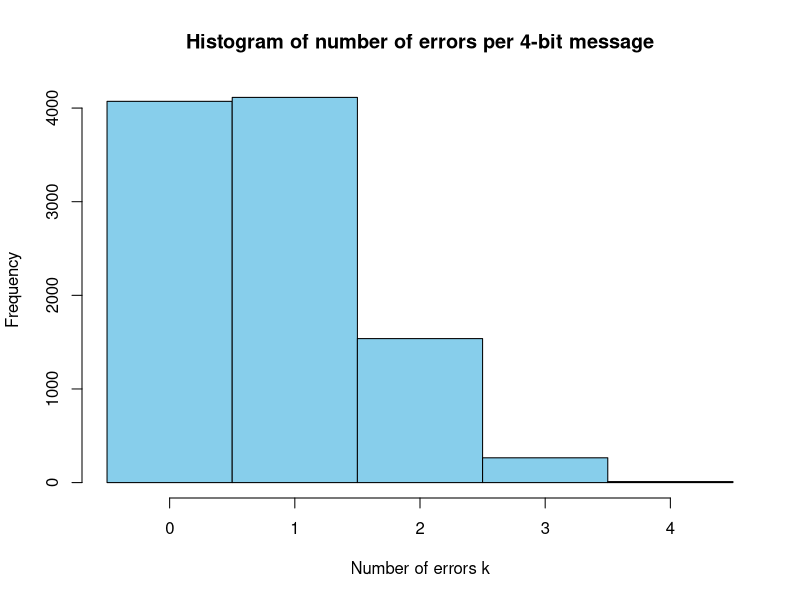
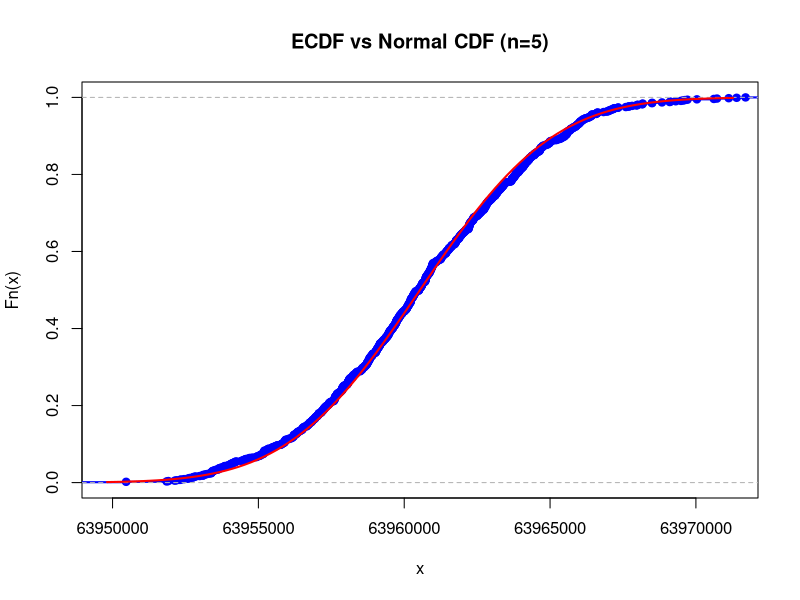
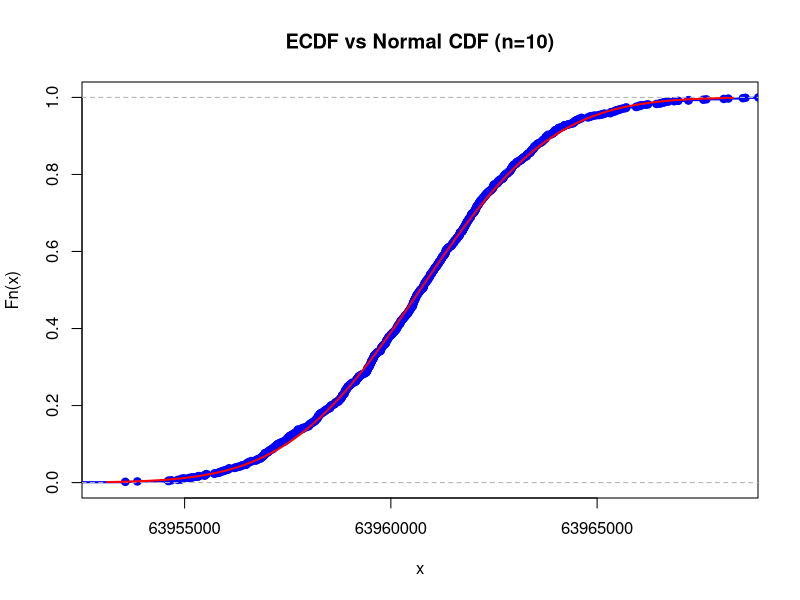
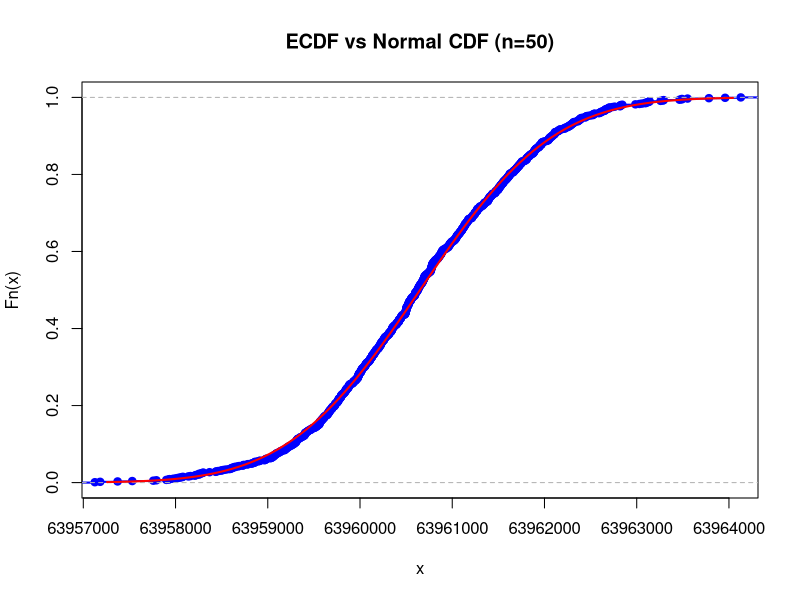
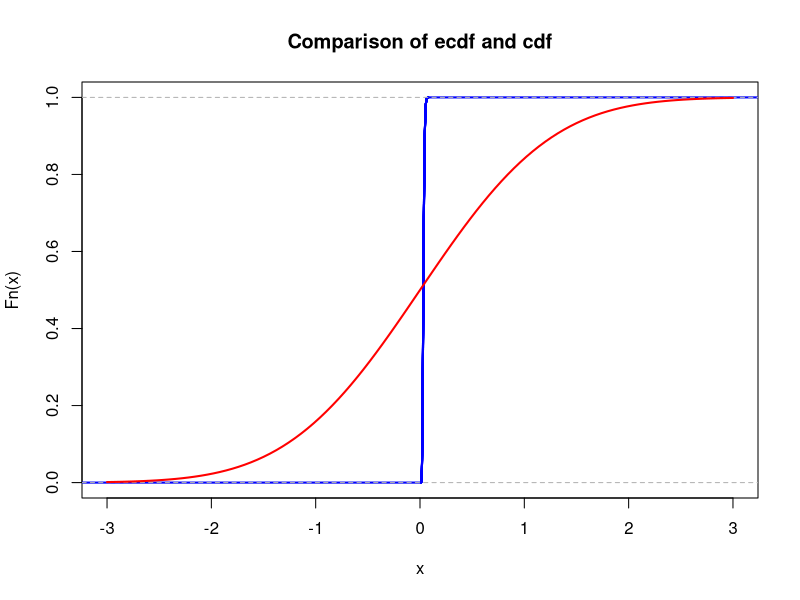
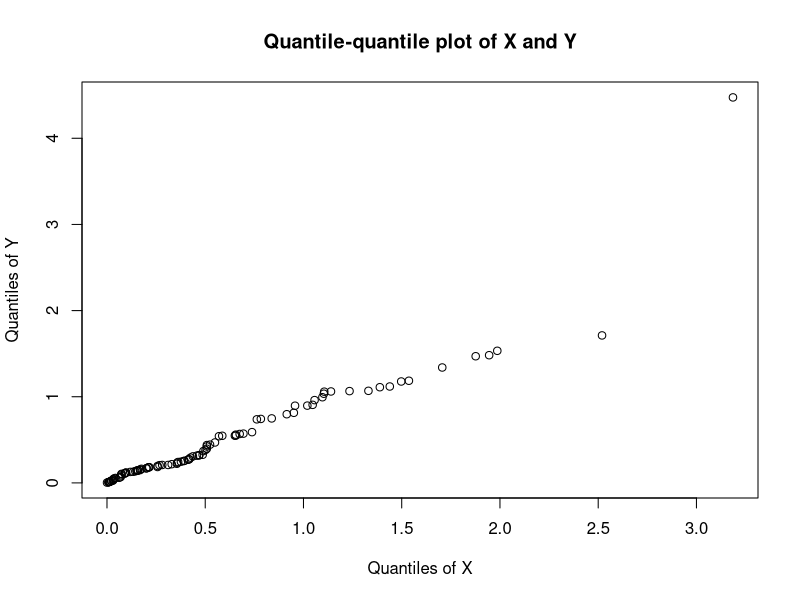
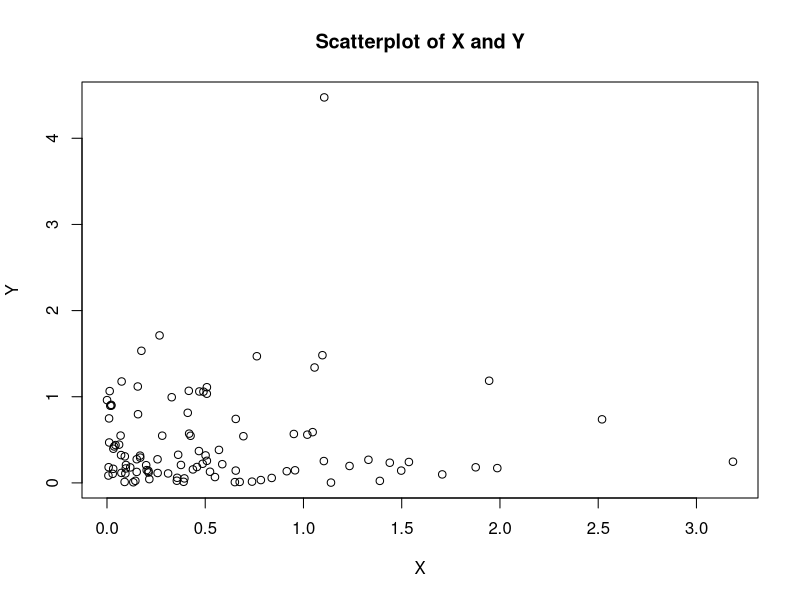
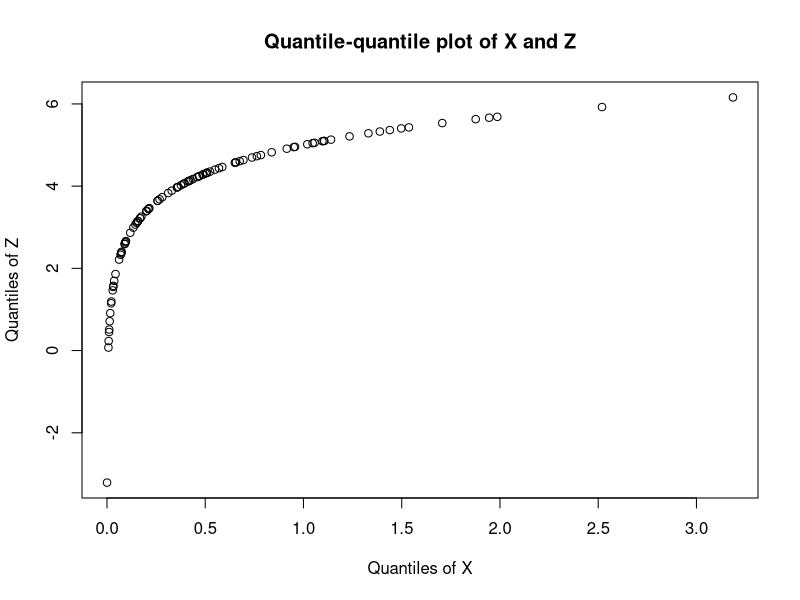

The R script that drew these images, in order:
## ---- chunk 1
id <- 20

set.seed(id)
N = 10000
p <- id / 100
# matrices G and H
G <- matrix(c(1, 1, 1, 0, 0, 0, 0,
  1, 0, 0, 1, 1, 0, 0,
  0, 1, 0, 1, 0, 1, 0,
  1, 1, 0, 1, 0, 0, 1), nrow = 4, byrow = TRUE)
H <- t(matrix(c(1, 0, 1, 0, 1, 0, 1,
  0, 1, 1, 0, 0, 1, 1,
  0, 0, 0, 1, 1, 1, 1), nrow = 3, byrow = TRUE))
 cat("The matrix G is: \n")
G
cat("The matrix H is: \n")
H
cat("The product GH must be zero: \n")
(G%*%H) %%2

encode_message <- function(m, G){
  as.vector((m %*% G) %% 2)
}

syndrome <- function(r) {
  as.vector((matrix(r, nrow=1) %*% H) %% 2)    #transform vector r (7-bit encoded word) into a matrix 1x7
}                                              #then multiplies matrix and H to get a syndrome. if z = (0, 0, 0),
                                               #then message is transmitted correctly, but if no, there will 1 on the position of a mistake

correction <- function(r) {
  z <- syndrome(r)         # calculate the syndrome
  pos <- z[1] + 2 * z[2] + 4 * z[3]    #define the position of the error
  if (pos != 0) {
    r[pos] <- (r[pos] + 1) %% 2  # change bit if incorrect
  }
  return(r)
}

decode <- function(r) {
  return(c(r[3], r[5], r[6], r[7]))     # to decode take only informational bits
}

success <- numeric(N)     # resulting vector
## ---- chunk 2
# generate N messages

message_generator <- function(N) {
  matrix(sample(c(0, 1), 4 * N, replace = TRUE), nrow = N)
}
messages <- message_generator(10000)
codewords <- (messages %*% G) %% 2
## ---- chunk 3
errors <- matrix(rbinom(N * 7, 1, p), nrow = N)

received <- (codewords + errors) %% 2 # matrix of incorreclty recieved messages
## ---- chunk 4
corrected <- t(apply(received, 1, correction))
decoded <- t(apply(corrected, 1, decode))

success <- apply(decoded == messages, 1, all)

hat_p <- mean(success) # empirical (real)
p_star <- (1 - p)^7 + 7 * p * (1 - p)^6 # theoretical
cat("Simulation hat_p =", hat_p, "\n")
cat("Theoretical p* =", p_star, "\n")

## ---- chunk 5
N_new <- ceiling(1.96 * 1.96 * p_star * (1 - p_star)) / (0.03 * 0.03)
cat("Required N for epsilon <= 0.03:", N_new, "\n")
SE <- sqrt(hat_p * (1 - hat_p) / N_new)
eps <- 1.96 * SE # 1.96 is z-value for 95% probability
cat("Half-length of 95% confidence interval: ", eps, "\n")

## ---- chunk 6
num_errors <- rbinom(N, size = 4, prob = p)

hist(num_errors, breaks = -0.5:4.5, col = "skyblue",
     main = "Histogram of number of errors per 4-bit message",
     xlab = "Number of errors k", ylab = "Frequency")
## ---- chunk 7
M <- 137                      # atomic mass of Cesium-137
m <- id * 1e-6                # mass of each sample in grams
Na <- 6e23                    # Avogadro constant
N <- Na * m / M

T <- 30.1 * 365 * 24 * 3600   # half-life period in seconds
lambda <- log(2) / T

mu <- N * lambda
K <- 1e3
## ---- chunk 8
for(n in c(5, 10, 50)) {
  sample_means <- colMeans(matrix(rpois(n*K, lambda = mu), nrow=n))
  
  mu_i <- mean(sample_means)
  sigma <- sqrt(mu_i/n)      # mu_i = Var(Xi)
  
  # ECDF
  xlims <- c(mu_i-3*sigma,mu_i+3*sigma)
  Fs <- ecdf(sample_means)
  plot(Fs,
       xlim = xlims,
       ylim = c(0,1),
       col = "blue",
       lwd = 2,
       main=paste("ECDF vs Normal CDF (n=", n, ")", sep=""))
  curve(pnorm(x, mean = mu_i, sd = sigma), col = "red", lwd = 2, add = TRUE)
  max_difference <- max(abs(Fs(sample_means) - pnorm(sample_means, mean = mu_i, sd = sqrt(mu_i/n))))
  cat("n =", n, "- Max difference =", max_difference, "\n")
}
## ---- chunk 9
n <- 1
critical <- 8e8
prob_level <- 0.95

repeat {
  lambda_sum <- n * mu
  sums <- rpois(K, lambda = lambda_sum)

  emp_prob <- mean(sums < critical)
  
  cat("n =", n, "-> P(Sum < 8e8) =", emp_prob, "\n")
  
  if (emp_prob < prob_level) break
  n <- n + 1
}
cat("--------------------------------------------------\n")
n <- n -1
cat("The largest possible value of n is:", n, "\n")
## ---- chunk 10
cat("--- Theoretical bounds for n ---\n")

# --- Initial constants ---
# Ensure that 'mu', 'critical', and 'prob_level' 
# were defined in previous code chunks.

prob_failure <- 1 - prob_level # 0.05

cat(paste("μ (mu) =", mu, "\n"))
cat(paste("C (critical) =", critical, "\n"))
cat(paste("P(failure) =", prob_failure, "\n"))

# --- 1. Markov's Inequality ---
# P(S_n >= C) <= E[S_n] / C
# We require that P(S_n >= C) <= 0.05
# (n * mu) / C <= 0.05
# n <= (0.05 * C) / mu

n_markov <- floor((prob_failure * critical) / mu)
cat("Markov Bound: n <=", n_markov, "\n")


# --- Define coefficients for the quadratic equation ---
# Both methods (CLT and Chernoff-Gaussian) reduce to solving
# the quadratic equation a*y^2 + b*y + c <= 0, where y = sqrt(n).
# a = mu
# c = -critical
# 'b' differs for each method.

a_quad <- mu
c_quad <- -critical


# --- 2. Central Limit Theorem (CLT) ---
# (mu)*y^2 + (q_clt*sqrt(mu))*y - C <= 0
# q_clt is the 0.95 quantile for N(0,1)

q_clt <- qnorm(prob_level) # approx 1.645
b_clt <- q_clt * sqrt(mu)

# Find the roots
roots_clt <- c(
  (-b_clt + sqrt(b_clt^2 - 4*a_quad*c_quad)) / (2*a_quad),
  (-b_clt - sqrt(b_clt^2 - 4*a_quad*c_quad)) / (2*a_quad)
)

# We need the positive root y
y_max_clt <- max(roots_clt)
n_clt <- floor(y_max_clt^2)
cat("CLT Bound: n <=", n_clt, "\n")


# --- 3. Chernoff Bound (for Gaussian tail) ---
# P(Z >= k) <= exp(-k^2 / 2)
# We seek k such that exp(-k^2 / 2) <= 0.05
# k >= sqrt(-2 * log(0.05))

q_chernoff <- sqrt(-2 * log(prob_failure)) # approx 2.448

# Use the same quadratic equation, but with q_chernoff
b_chernoff <- q_chernoff * sqrt(mu)

roots_chernoff <- c(
  (-b_chernoff + sqrt(b_chernoff^2 - 4*a_quad*c_quad)) / (2*a_quad),
  (-b_chernoff - sqrt(b_chernoff^2 - 4*a_quad*c_quad)) / (2*a_quad)
)

y_max_chernoff <- max(roots_chernoff)
n_chernoff <- floor(y_max_chernoff^2)
cat("Chernoff-Gaussian Bound: n <=", n_chernoff, "\n")
## ---- chunk 11
team_id_number <- 20 

nu1 <- team_id_number + 10
K <- 10000
n_values <- c(5, 10, 50)
sample_means <- colMeans(matrix(rexp(n*K, rate = nu1), nrow=n))

## ---- chunk 12
mu <- 0       # change this!
sigma <- 1    # change this!
## ---- chunk 13
xlims <- c(mu-3*sigma,mu+3*sigma)
Fs <- ecdf(sample_means)
plot(Fs,
     xlim = xlims,
     col = "blue",
     lwd = 2,
     main = "Comparison of ecdf and cdf")
curve(pnorm(x, mean = mu, sd = sigma), col = "red", lwd = 2, add = TRUE)
## ---- chunk 14
mu <- 20
sigma <- sqrt(47)
N <- 100

X <- rnorm(N, mean = mu, sd = sigma)

Y <- 1 / X

X_bar <- mean(X)
Y_bar <- mean(Y)
one_over_X_bar <- 1 / X_bar

cat("X_bar:", X_bar, "\n")
cat("1/X̄:", one_over_X_bar, "\n")
cat("Ȳ", Y_bar, "\n")
cat("Difference (Ȳ - 1/X̄):", Y_bar - one_over_X_bar, "\n")

## ---- chunk 15
set.seed(20)
lambda <- 2
X <- rexp(N, rate = lambda)
Y <- rexp(N, rate = lambda)

Z <- log(X) + 5

qqplot(X, Y, main = "Quantile-quantile plot of X and Y", xlab = "Quantiles of X", ylab = "Quantiles of Y")
plot(X, Y, main="Scatterplot of X and Y", xlab = "X", ylab = "Y")

## ---- chunk 16
set.seed(20)
lambda <- 2
X <- rexp(N, rate = lambda)
Y <- rexp(N, rate = lambda)

Z <- log(X) + 5

qqplot(X, Z, main = "Quantile-quantile plot of X and Z", xlab = "Quantiles of X", ylab = "Quantiles of Z")
plot(X, Z, main="Scatterplot of X and Z", xlab = "X", ylab = "Z")
## ---- chunk 17
    # Theoretical
    # E(X) = np = 1.5
    # Var(X) = np(1 - p) = 0.75

    # Simulation
    n_sim <- 100
    n_trials <- 3
    p_success <- 0.5

    x <- rbinom(n_sim, n_trials, p_success)

    x_bar <- mean(x)
    s2_x <- var(x)

    # Comment on results
    # The sample mean and sample variance (from the simulation) are
    # close to the theoretical values. They will not be identical due
    # to sample randomness, with small number of simulations (n = 100)

    cat("--- Results for X ---\n")
    cat("Theoretical E[X]:", 1.5, "\n")
    cat("Sample Mean (x_bar):", x_bar, "\n\n")

    cat("Theoretical Var(X):", 0.75, "\n")
    cat("Sample Variance (s2_x):", s2_x, "\n")
## ---- chunk 18
    # Theoretical
    # E(X) = 0.5 * np - 1 = -0.25
    # Var(X) = 0.5 ^ 2 * np(1 - p) = 0.1875

    # Simulation
    y <- 0.5 * x - 1

    y_bar <- mean(y)
    s2_y <- var(y)

    # Comment on results
    # Negative expected value E[Y]=−0.25 means the game is unfavorable for the friend.
    # On average, the friend will lose £0.25 each time they play this game

    cat("\n--- Results for Y ---\n")
    cat("Theoretical E[Y]:", -0.25, "\n")
    cat("Sample Mean (y_bar):", y_bar, "\n\n")

    cat("Theoretical Var(Y):", 0.1875, "\n")
    cat("Sample Variance (s2_y):", s2_y, "\n")
